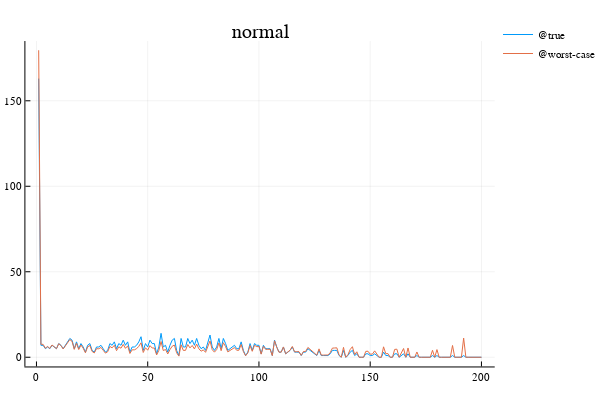

Notebook source saved alongside this figure:
### Code cell
lro_sol1 = lro_nv_model(sample1)
# lro_sol2 = lro_nv_model(sample2)
# plot sampling distribution and worse-case


lro_p1 = plot(1:n, [sample1.H.weights lro_sol1.p * N],
    label=reshape(["@true", "@worst-case"], 1, 2),
    title="normal"
)

### Figure 1 — Plotly figure (JSON) as saved in the notebook; plotly's stock layout.template omitted (floating-point values rounded to 4 significant figures; data arrays with more than 128 entries replaced by an {"elided": "..."} marker saying what was removed)
{"data": [{"colorbar": {"title": ""}, "legendgroup": "@true", "line": {"color": "rgba(0, 154, 250, 1.000)", "dash": "solid", "shape": "linear", "width": 1}, "mode": "lines", "name": "@true", "showlegend": true, "type": "scatter", "x": {"elided": "200 int values"}, "xaxis": "x1", "y": {"elided": "200 int values"}, "yaxis": "y1", "zmax": null, "zmin": null}, {"colorbar": {"title": ""}, "legendgroup": "@worst-case", "line": {"color": "rgba(227, 111, 71, 1.000)", "dash": "solid", "shape": "linear", "width": 1}, "mode": "lines", "name": "@worst-case", "showlegend": true, "type": "scatter", "x": {"elided": "200 int values"}, "xaxis": "x1", "y": {"elided": "200 float values"}, "yaxis": "y1", "zmax": null, "zmin": null}], "layout": {"annotations": [{"font": {"color": "rgba(0, 0, 0, 1.000)", "family": "sans-serif", "size": 20}, "rotation": 0, "showarrow": false, "text": "normal", "x": 0.5222, "xanchor": "center", "xref": "paper", "y": 1, "yanchor": "top", "yref": "paper"}], "height": 400, "legend": {"bgcolor": "rgba(255, 255, 255, 1.000)", "bordercolor": "rgba(0, 0, 0, 1.000)", "font": {"color": "rgba(0, 0, 0, 1.000)", "family": "sans-serif", "size": 11}, "tracegroupgap": 0, "x": 1, "y": 1}, "margin": {"b": 20, "l": 0, "r": 0, "t": 20}, "paper_bgcolor": "rgba(255, 255, 255, 1.000)", "plot_bgcolor": "rgba(255, 255, 255, 1.000)", "showlegend": true, "width": 600, "xaxis": {"anchor": "y1", "domain": [0.05101, 0.9934], "gridcolor": "rgba(0, 0, 0, 0.100)", "gridwidth": 0.5, "linecolor": "rgba(0, 0, 0, 1.000)", "mirror": false, "range": [-4.97, 206.0], "showgrid": true, "showline": true, "showticklabels": true, "tickangle": 0, "tickcolor": "rgb(0, 0, 0)", "tickfont": {"color": "rgba(0, 0, 0, 1.000)", "family": "sans-serif", "size": 11}, "tickmode": "array", "ticks": "inside", "ticktext": ["0", "50", "100", "150", "200"], "tickvals": [0, 50, 100, 150, 200], "title": "", "titlefont": {"color": "rgba(0, 0, 0, 1.000)", "family": "sans-serif", "size": 15}, "type": "-", "visible": true, "zeroline": false, "zerolinecolor": "rgba(0, 0, 0, 1.000)"}, "yaxis": {"anchor": "x1", "domain": [0.03762, 0.9415], "gridcolor": "rgba(0, 0, 0, 0.100)", "gridwidth": 0.5, "linecolor": "rgba(0, 0, 0, 1.000)", "mirror": false, "range": [-5.387, 184.9], "showgrid": true, "showline": true, "showticklabels": true, "tickangle": 0, "tickcolor": "rgb(0, 0, 0)", "tickfont": {"color": "rgba(0, 0, 0, 1.000)", "family": "sans-serif", "size": 11}, "tickmode": "array", "ticks": "inside", "ticktext": ["0", "50", "100", "150"], "tickvals": [0, 50, 100, 150], "title": "", "titlefont": {"color": "rgba(0, 0, 0, 1.000)", "family": "sans-serif", "size": 15}, "type": "-", "visible": true, "zeroline": false, "zerolinecolor": "rgba(0, 0, 0, 1.000)"}}}
